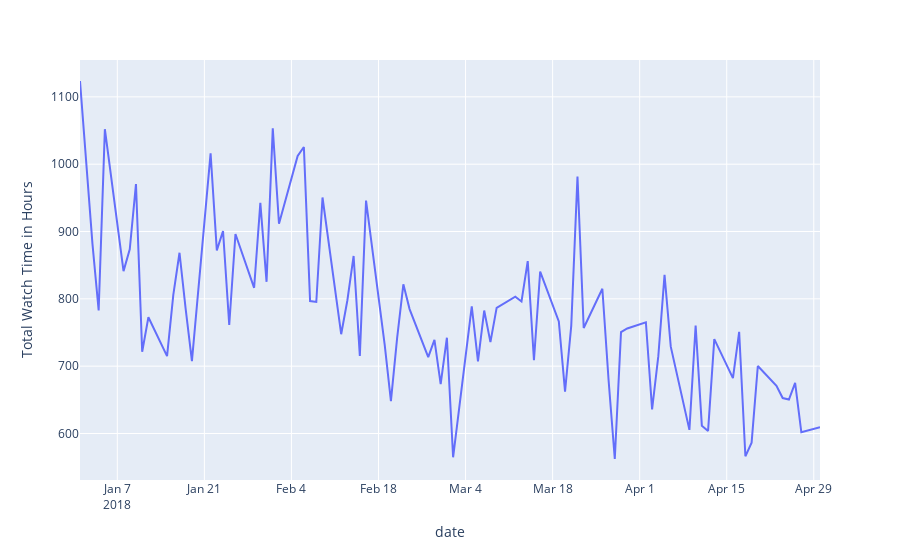

This figure's notebook cell:
### Code cell
fig = px.line(data,  y="Total Watch Time in Hours")
fig.show()
